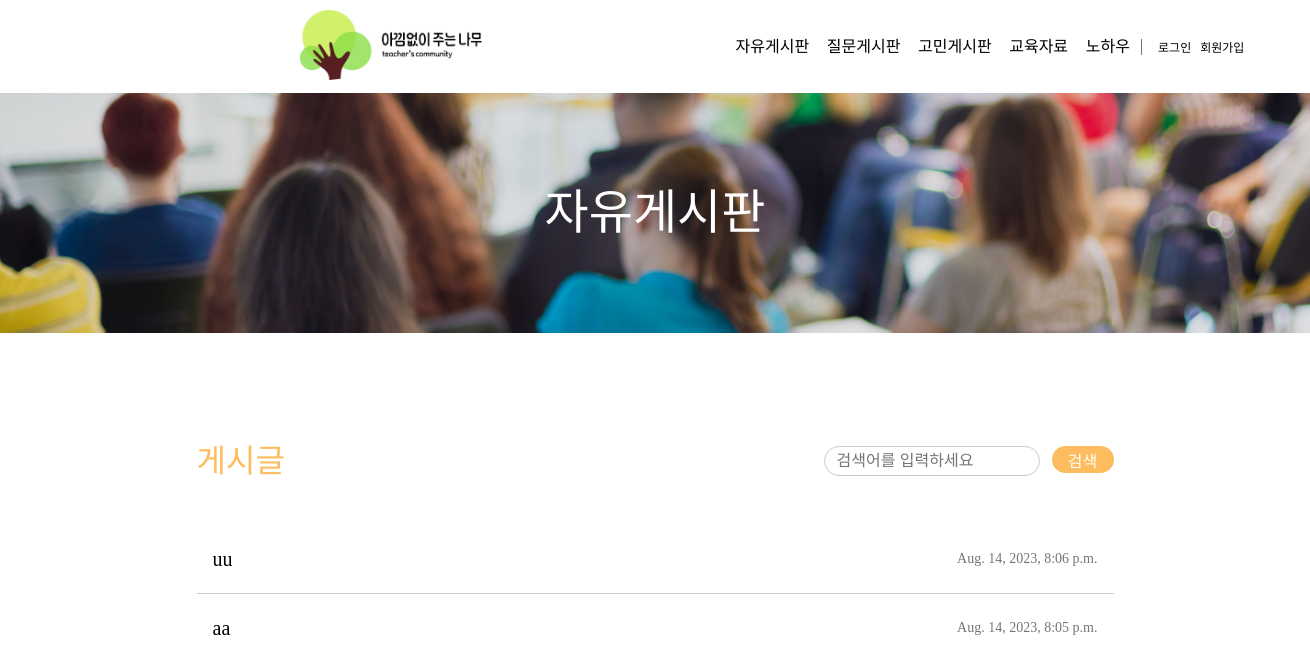
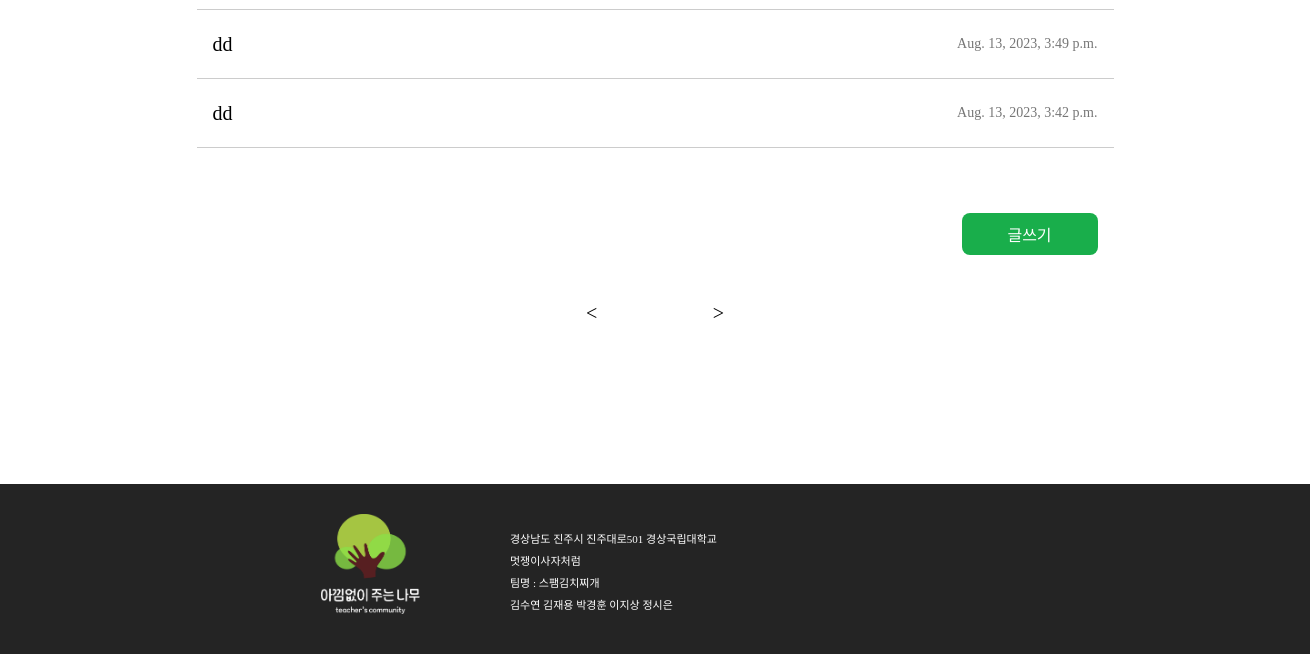
The app's page /free_board/, older data (2 pictures, top to bottom).
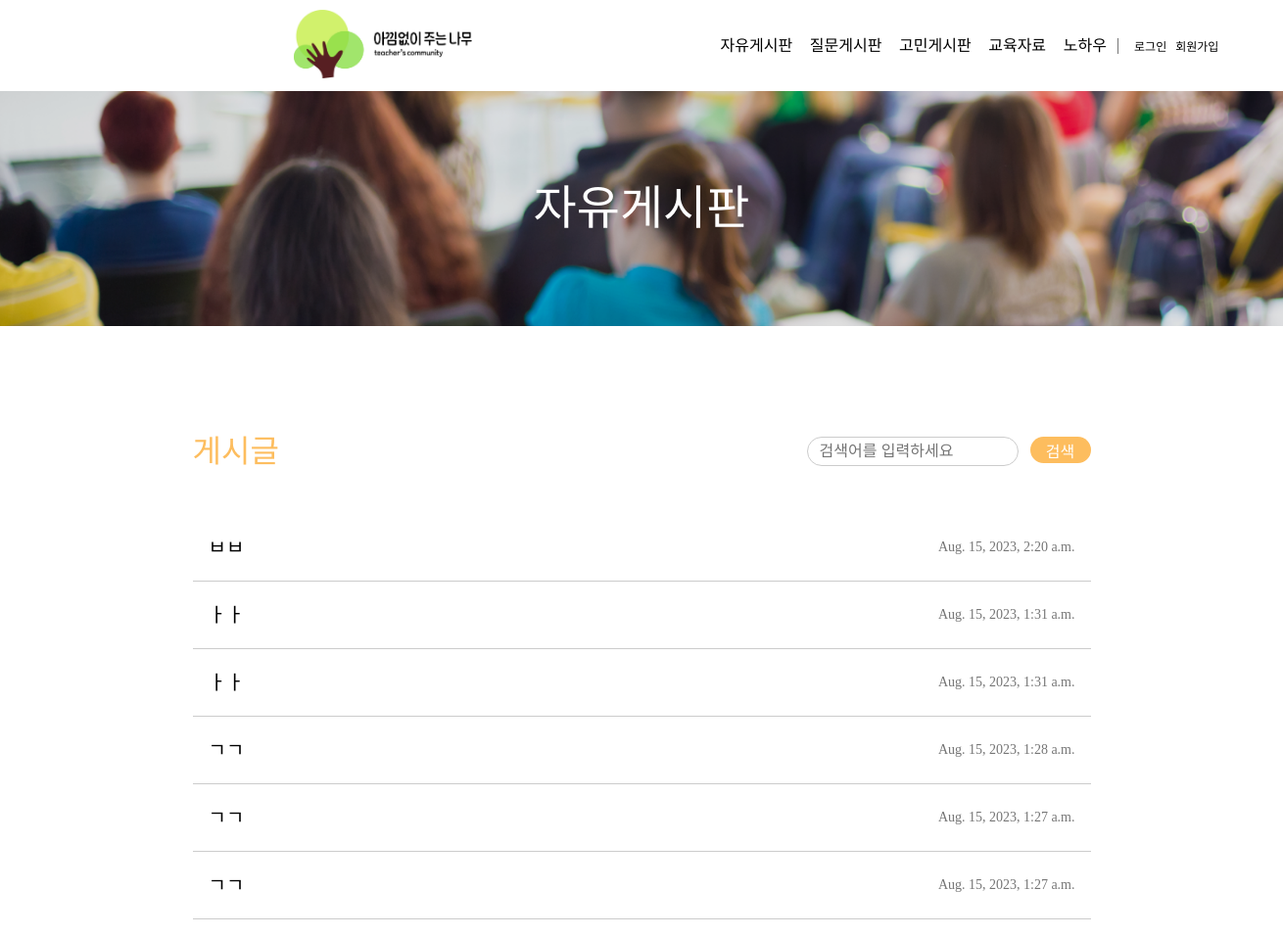
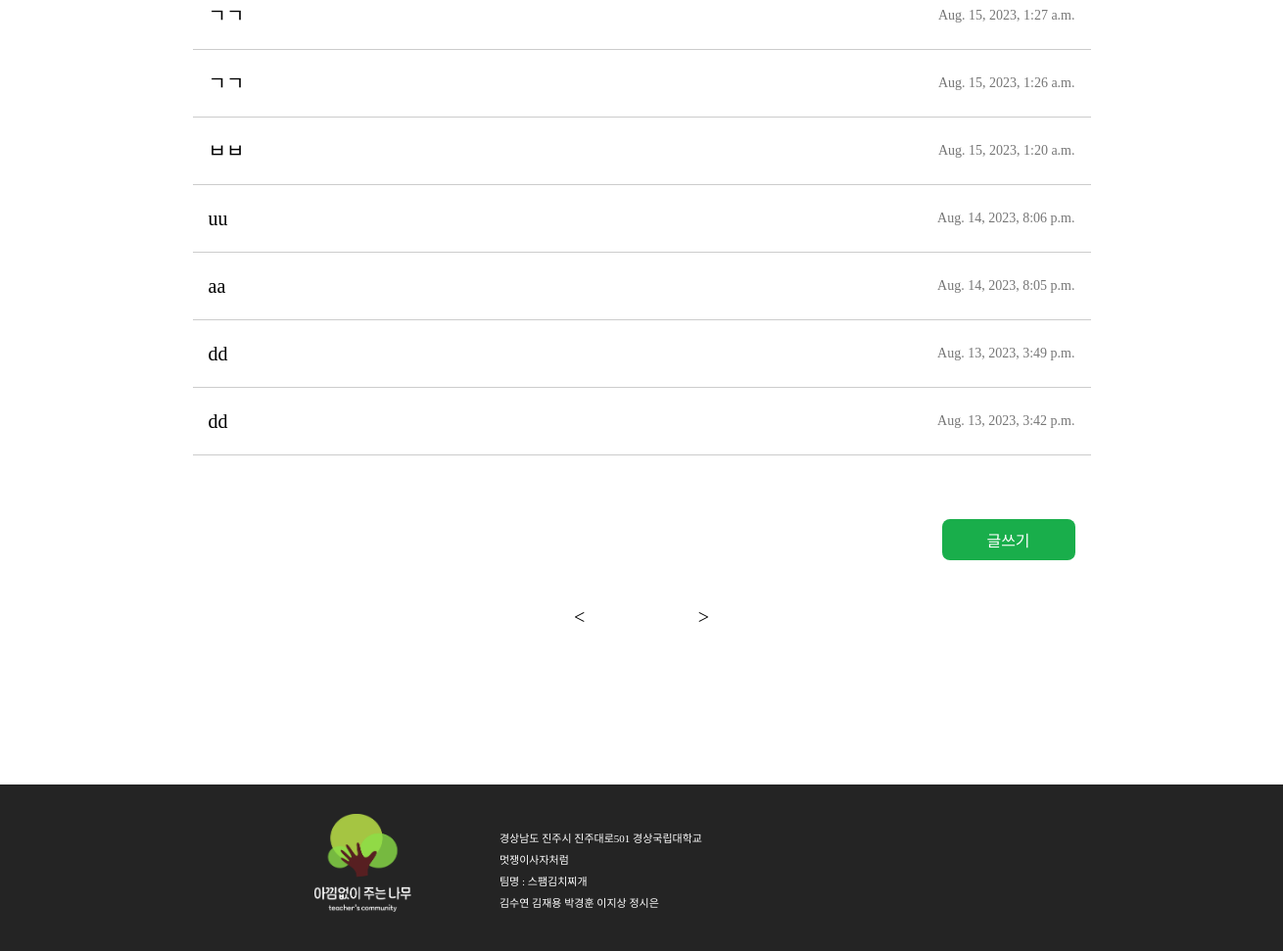
The same page, newer data (2 pictures, top to bottom).
### teacher_community/models.py (models this page shows, shortened)
class Post(models.Model):
    author = models.ForeignKey(Teacher, related_name='post_author', on_delete=models.CASCADE)
    title = models.CharField(max_length=255)
    content = models.TextField()
    created_at = models.DateTimeField(auto_now_add=True)
    updated_at = models.DateTimeField(auto_now=True)
    views = models.PositiveIntegerField(default=0)  # 조회수 필드 추가
    category = models.CharField(max_length=10)
    class Meta:
        ordering = ['-created_at']  # 최신 글이 먼저 오도록 정렬

### teacher_community/views.py (the view)
# urls.py: path('free_board/', views.free_board, name='free_board'),
def free_board(request):
    posts = Post.objects.filter(category='자유게시판')
    return render(request, 'free_board.html', {'posts': posts})

### templates/free_board.html (shortened to what this page needs)
{% extends 'nav_footer.html' %}
{% load static %}
{% block content %}
<!DOCTYPE html>
<html lang="ko">
<head>
  <link rel="stylesheet" href="{% static 'css/free_board.css' %}">
</head>
<body>
  <div class="wrapper">
    <div class="backgroundTitle"><span>자유게시판</span></div>
    <div class="main">
      <div class="upMain">
        <div class="postName">게시글</div>
        <div class="search">
          <form action="{% url 'free_search' %}" method="GET">
            <div class="searchwrapper">
              <div class="searchBox">
                <input type="text" class="textBox" name="q" placeholder="검색어를 입력하세요">
              </div>
              <button type="submit" class="searchButton">
                <div class="searchButtonText">검색</div>
              </button>
            </div>
          </form>
          </div>
      </div>
      <div class="midMain">
        {% for post in posts %}
          <a href="{% url 'detail' post.id %}" class="post">
            <div class="postTitle">{{ post.title }}</div>
            <div class="postTime">{{ post.created_at }}</div>
          </a>
        {% endfor %}
      </div>
      <div class="downMain">
        <div class="writeWrapper">
          <button class="write_btn"><a href="{% url 'free_write' %}">글쓰기</a></button>
        </div>
        <div class="numberWrapper">
          <a href="" class="before">&lt;</a>
          <a href="" class="after">&gt;</a>
        </div>
      </div>
    </div>
  </div>
</body>
</html>
{% endblock %}

Row changes from the older to the newer data that the page shows:
added Post: title "ㅂㅂ", created_at "Aug. 15, 2023, 2:20 a.m."
added Post: title "ㅏㅏ", created_at "Aug. 15, 2023, 1:31 a.m."
added Post: title "ㅏㅏ", created_at "Aug. 15, 2023, 1:31 a.m."
added Post: title "ㄱㄱ", created_at "Aug. 15, 2023, 1:28 a.m."
added Post: title "ㄱㄱ", created_at "Aug. 15, 2023, 1:27 a.m."
added Post: title "ㄱㄱ", created_at "Aug. 15, 2023, 1:27 a.m."
added Post: title "ㄱㄱ", created_at "Aug. 15, 2023, 1:27 a.m."
added Post: title "ㄱㄱ", created_at "Aug. 15, 2023, 1:26 a.m."
added Post: title "ㅂㅂ", created_at "Aug. 15, 2023, 1:20 a.m."
